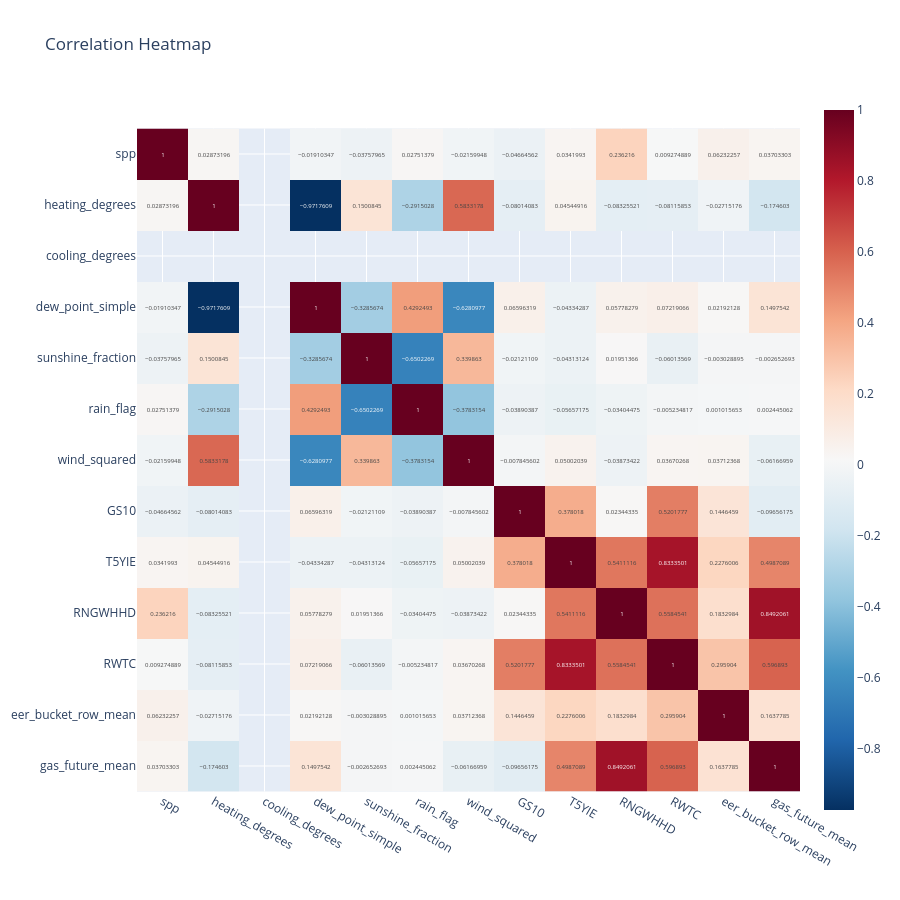

This figure's notebook cell:
### Code cell
corr = df_new[cols].corr()

fig = px.imshow(
    corr,
    text_auto=True,
    color_continuous_scale="RdBu_r",
    title="Correlation Heatmap",
)

fig.update_layout(width=900, height=900)
fig.show()

### Figure 1 — Plotly figure (JSON) as saved in the notebook; plotly's stock layout.template omitted (floating-point values rounded to 4 significant figures; data arrays with more than 128 entries replaced by an {"elided": "..."} marker saying what was removed)
{"data": [{"coloraxis": "coloraxis", "hovertemplate": "x: %{x}<br>y: %{y}<br>color: %{z}<extra></extra>", "name": "0", "texttemplate": "%{z}", "type": "heatmap", "x": ["spp", "heating_degrees", "cooling_degrees", "dew_point_simple", "sunshine_fraction", "rain_flag", "wind_squared", "GS10", "T5YIE", "RNGWHHD", "RWTC", "eer_bucket_row_mean", "gas_future_mean"], "xaxis": "x", "y": ["spp", "heating_degrees", "cooling_degrees", "dew_point_simple", "sunshine_fraction", "rain_flag", "wind_squared", "GS10", "T5YIE", "RNGWHHD", "RWTC", "eer_bucket_row_mean", "gas_future_mean"], "yaxis": "y", "z": {"elided": "13x13 float values"}}], "layout": {"coloraxis": {"colorscale": [[0, "rgb(5,48,97)"], [0.1, "rgb(33,102,172)"], [0.2, "rgb(67,147,195)"], [0.3, "rgb(146,197,222)"], [0.4, "rgb(209,229,240)"], [0.5, "rgb(247,247,247)"], [0.6, "rgb(253,219,199)"], [0.7, "rgb(244,165,130)"], [0.8, "rgb(214,96,77)"], [0.9, "rgb(178,24,43)"], [1, "rgb(103,0,31)"]]}, "height": 900, "title": {"text": "Correlation Heatmap"}, "width": 900, "xaxis": {"anchor": "y", "constrain": "domain", "domain": [0, 1], "scaleanchor": "y"}, "yaxis": {"anchor": "x", "autorange": "reversed", "constrain": "domain", "domain": [0, 1]}}}
